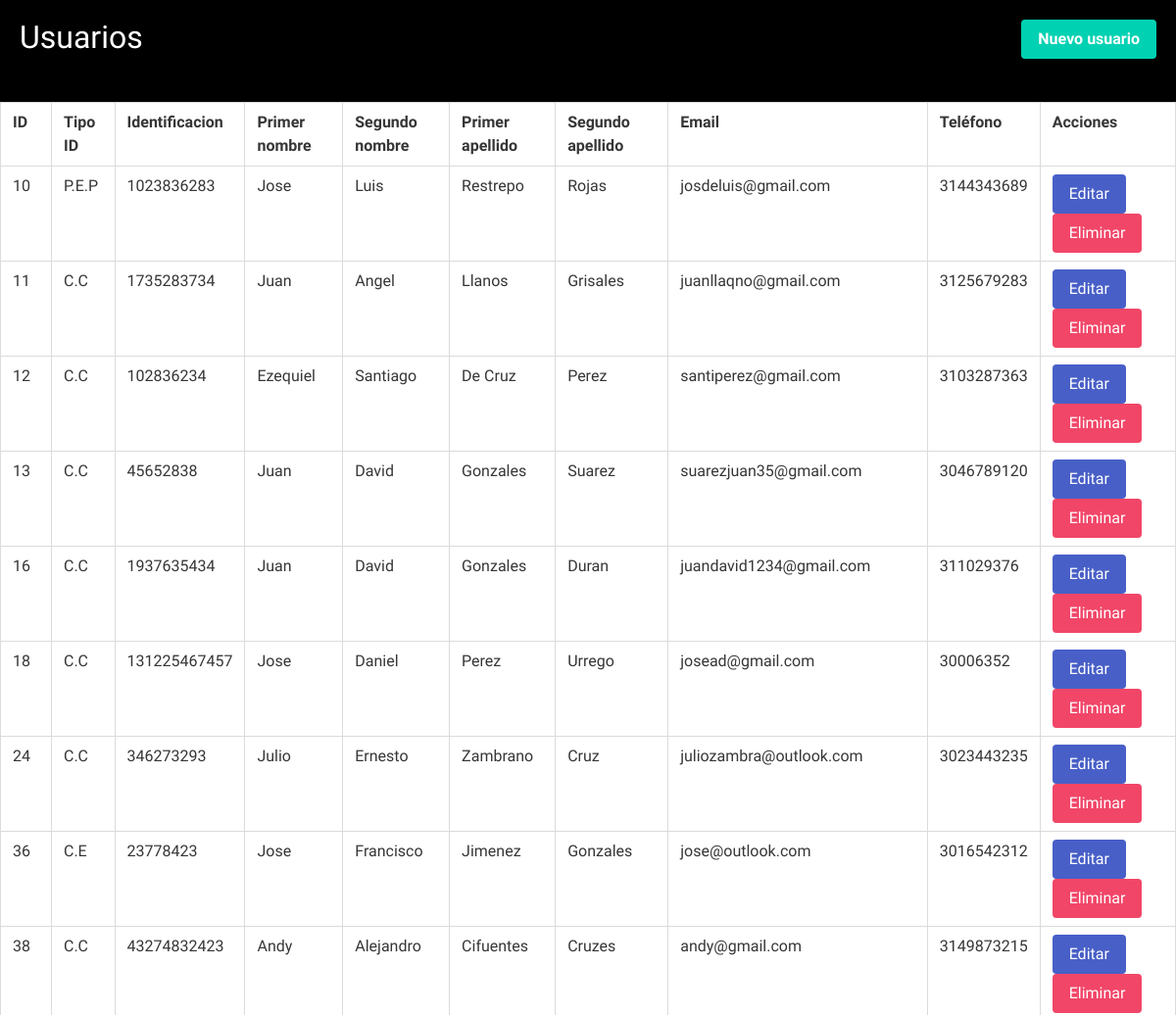
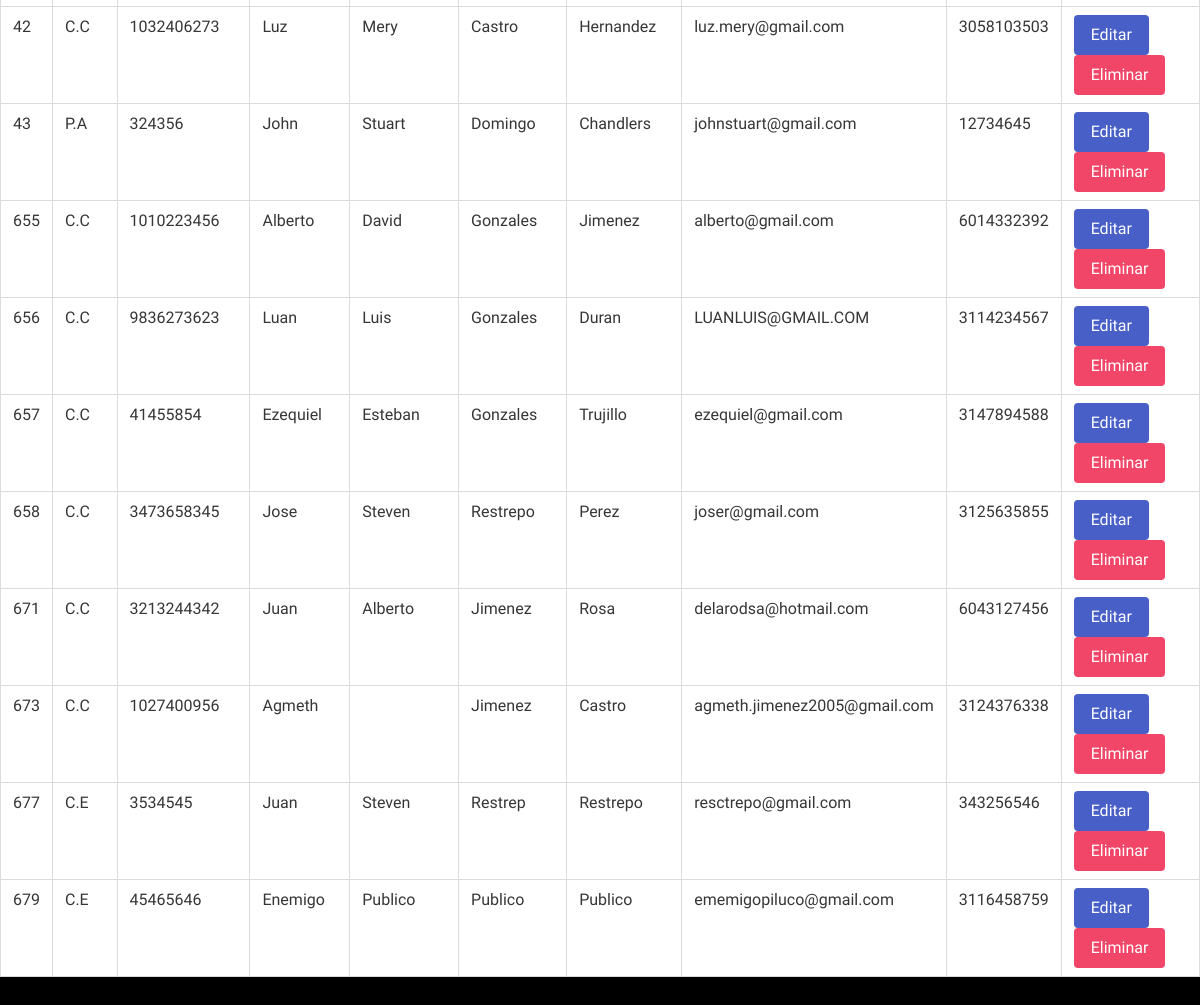
The page /admin/crud_users/crud.php on the database as committed earlier (2 pictures, top to bottom).
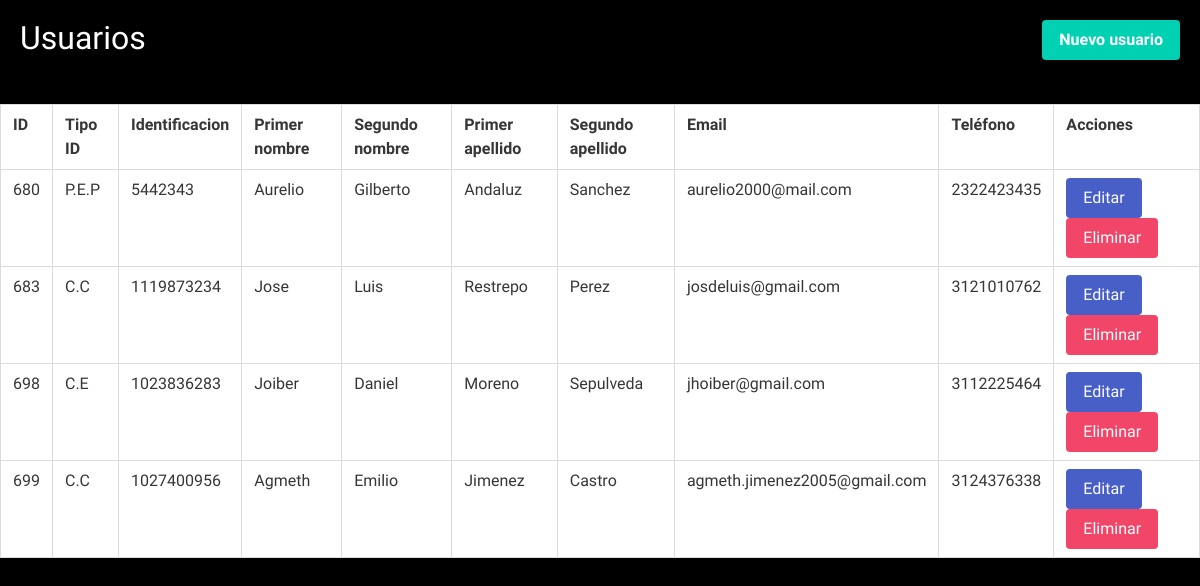
The same page on the database as committed later.
### tables this page shows
CREATE TABLE `usuarios` (
  `id` int NOT NULL,
  `identificacion` varchar(15) NOT NULL,
  `tipoId` int DEFAULT NULL,
  `primerNombre` varchar(30) NOT NULL,
  `segundoNombre` varchar(30) DEFAULT NULL,
  `primerApellido` varchar(30) NOT NULL,
  `segundoApellido` varchar(30) DEFAULT NULL,
  `telefono` varchar(12) DEFAULT NULL,
  `email` varchar(30) NOT NULL,
  `activo` tinyint NOT NULL DEFAULT '1'
);

CREATE TABLE `tiposid` (
  `codId` int NOT NULL,
  `id` varchar(11) NOT NULL
);

### admin/crud_users/crud.php (the view, shortened to what this page needs)
<!DOCTYPE html>
<html lang="en">
<head>
    <link rel="stylesheet" href="https://cdn.jsdelivr.net/npm/bulma@0.9.4/css/bulma.min.css">
    <link rel="stylesheet" href="https://cdn.jsdelivr.net/npm/bulma@0.9.4/css/bulma-rtl.min.css">
    <link rel="stylesheet" href="https://cdnjs.cloudflare.com/ajax/libs/font-awesome/6.4.2/css/all.min.css">
    <link rel="stylesheet" href="./estilos/crud.css">
</head>
<body>
    <div class="title" style="padding: 20px; display: flex; justify-content: space-between; color:white;" >
    <h1>Usuarios</h1>
    <a href="create.php" class="button is-primary">Nuevo usuario</a>
</div>
<div class="tata">
<table class="table is-bordered">
    <thead>
        <tr>
            <th>ID</th>
            <th>Tipo ID</th>
            <th>Identificacion</th>
            <th>Primer nombre</th>
            <th>Segundo nombre</th>
            <th>Primer apellido</th>
            <th>Segundo apellido</th>
            <th>Email</th>
            <th>Teléfono</th>
            <th>Acciones</th>
        </tr>
    </thead>
    <tbody>
        <?php
        $conexion = new mysqli("localhost", "root", "", "mymba", 3306);
        $conexion->set_charset("utf8");
        $sql = "SELECT c.id, tp.id AS tipo_id, c.identificacion, c.primerNombre, c.segundoNombre, c.primerApellido, c.segundoApellido, c.telefono, c.email FROM usuarios AS c LEFT JOIN tiposid AS tp ON tp.codId = c.tipoId";
        $result = $conexion->query($sql);
        if ($result->num_rows > 0) {
            while ($row = $result->fetch_assoc()) {
                echo "<tr>";
                echo "<td>" . $row["id"] . "</td>";
                echo "<td>" . $row["tipo_id"] . "</td>";
                echo "<td>" . $row["identificacion"] . "</td>";
                echo "<td>" . $row["primerNombre"] . "</td>";
                echo "<td>" . $row["segundoNombre"] . "</td>";
                echo "<td>" . $row["primerApellido"] . "</td>";
                echo "<td>" . $row["segundoApellido"] . "</td>";
                echo "<td>" . $row["email"] . "</td>";
                echo "<td>" . $row["telefono"] . "</td>";
                echo '<td><a href="update.php?id='. $row["id"] .'" class="button is-link">Editar</a> <a href="delete.php?id='. $row["id"] .'" class="button is-danger">Eliminar</a></td>';
                echo "</tr>";
            }
        } else {
            echo "<tr><td colspan='10'>No se encontraron usuarios.</td></tr>";
        }
        ?>
    </tbody>
</table>
</div>
</body>
</html>

### admin/crud_users/estilos/crud.css (style rules this page uses)
body { font-family: 'Oxygen', sans-serif; background-color: black; padding: 0; margin: 0; overflow-x: auto; height: 100vh; }
.tata { display: flex; justify-content: center; }

Rows that differ between the two databases and show on the page:
removed usuarios: id "10", tipoId "P.E.P", identificacion "1023836283", primerNombre "Jose", segundoNombre "Luis", primerApellido "Restrepo", segundoApellido "Rojas", email "josdeluis@gmail.com", telefono "3144343689"
removed usuarios: id "11", tipoId "C.C", identificacion "1735283734", primerNombre "Juan", segundoNombre "Angel", primerApellido "Llanos", segundoApellido "Grisales", email "juanllaqno@gmail.com", telefono "3125679283"
removed usuarios: id "12", tipoId "C.C", identificacion "102836234", primerNombre "Ezequiel", segundoNombre "Santiago", primerApellido "De Cruz", segundoApellido "Perez", email "santiperez@gmail.com", telefono "3103287363"
removed usuarios: id "13", tipoId "C.C", identificacion "45652838", primerNombre "Juan", segundoNombre "David", primerApellido "Gonzales", segundoApellido "Suarez", email "suarezjuan35@gmail.com", telefono "3046789120"
removed usuarios: id "16", tipoId "C.C", identificacion "1937635434", primerNombre "Juan", segundoNombre "David", primerApellido "Gonzales", segundoApellido "Duran", email "juandavid1234@gmail.com", telefono "311029376"
removed usuarios: id "18", tipoId "C.C", identificacion "131225467457", primerNombre "Jose", segundoNombre "Daniel", primerApellido "Perez", segundoApellido "Urrego", email "josead@gmail.com", telefono "30006352"
removed usuarios: id "24", tipoId "C.C", identificacion "346273293", primerNombre "Julio", segundoNombre "Ernesto", primerApellido "Zambrano", segundoApellido "Cruz", email "juliozambra@outlook.com", telefono "3023443235"
removed usuarios: id "36", tipoId "C.E", identificacion "23778423", primerNombre "Jose", segundoNombre "Francisco", primerApellido "Jimenez", segundoApellido "Gonzales", email "jose@outlook.com", telefono "3016542312"
removed usuarios: id "38", tipoId "C.C", identificacion "43274832423", primerNombre "Andy", segundoNombre "Alejandro", primerApellido "Cifuentes", segundoApellido "Cruzes", email "andy@gmail.com", telefono "3149873215"
removed usuarios: id "42", tipoId "C.C", identificacion "1032406273", primerNombre "Luz", segundoNombre "Mery", primerApellido "Castro", segundoApellido "Hernandez", email "luz.mery@gmail.com", telefono "3058103503"
removed usuarios: id "43", tipoId "P.A", identificacion "324356", primerNombre "John", segundoNombre "Stuart", primerApellido "Domingo", segundoApellido "Chandlers", email "johnstuart@gmail.com", telefono "12734645"
removed usuarios: id "655", tipoId "C.C", identificacion "1010223456", primerNombre "Alberto", segundoNombre "David", primerApellido "Gonzales", segundoApellido "Jimenez", email "alberto@gmail.com", telefono "6014332392"
removed usuarios: id "656", tipoId "C.C", identificacion "9836273623", primerNombre "Luan", segundoNombre "Luis", primerApellido "Gonzales", segundoApellido "Duran", email "LUANLUIS@GMAIL.COM", telefono "3114234567"
removed usuarios: id "657", tipoId "C.C", identificacion "41455854", primerNombre "Ezequiel", segundoNombre "Esteban", primerApellido "Gonzales", segundoApellido "Trujillo", email "ezequiel@gmail.com", telefono "3147894588"
removed usuarios: id "658", tipoId "C.C", identificacion "3473658345", primerNombre "Jose", segundoNombre "Steven", primerApellido "Restrepo", segundoApellido "Perez", email "joser@gmail.com", telefono "3125635855"
removed usuarios: id "671", tipoId "C.C", identificacion "3213244342", primerNombre "Juan", segundoNombre "Alberto", primerApellido "Jimenez", segundoApellido "Rosa", email "delarodsa@hotmail.com", telefono "6043127456"
removed usuarios: id "673", tipoId "C.C", identificacion "1027400956", primerNombre "Agmeth", primerApellido "Jimenez", segundoApellido "Castro", email "agmeth.jimenez2005@gmail.com", telefono "3124376338"
removed usuarios: id "677", tipoId "C.E", identificacion "3534545", primerNombre "Juan", segundoNombre "Steven", primerApellido "Restrep", segundoApellido "Restrepo", email "resctrepo@gmail.com", telefono "343256546"
removed usuarios: id "679", tipoId "C.E", identificacion "45465646", primerNombre "Enemigo", segundoNombre "Publico", primerApellido "Publico", segundoApellido "Publico", email "ememigopiluco@gmail.com", telefono "3116458759"
added usuarios: id "680", tipoId "P.E.P", identificacion "5442343", primerNombre "Aurelio", segundoNombre "Gilberto", primerApellido "Andaluz", segundoApellido "Sanchez", email "aurelio2000@mail.com", telefono "2322423435"
added usuarios: id "683", tipoId "C.C", identificacion "1119873234", primerNombre "Jose", segundoNombre "Luis", primerApellido "Restrepo", segundoApellido "Perez", email "josdeluis@gmail.com", telefono "3121010762"
added usuarios: id "698", tipoId "C.E", identificacion "1023836283", primerNombre "Joiber", segundoNombre "Daniel", primerApellido "Moreno", segundoApellido "Sepulveda", email "jhoiber@gmail.com", telefono "3112225464"
added usuarios: id "699", tipoId "C.C", identificacion "1027400956", primerNombre "Agmeth", segundoNombre "Emilio", primerApellido "Jimenez", segundoApellido "Castro", email "agmeth.jimenez2005@gmail.com", telefono "3124376338"
